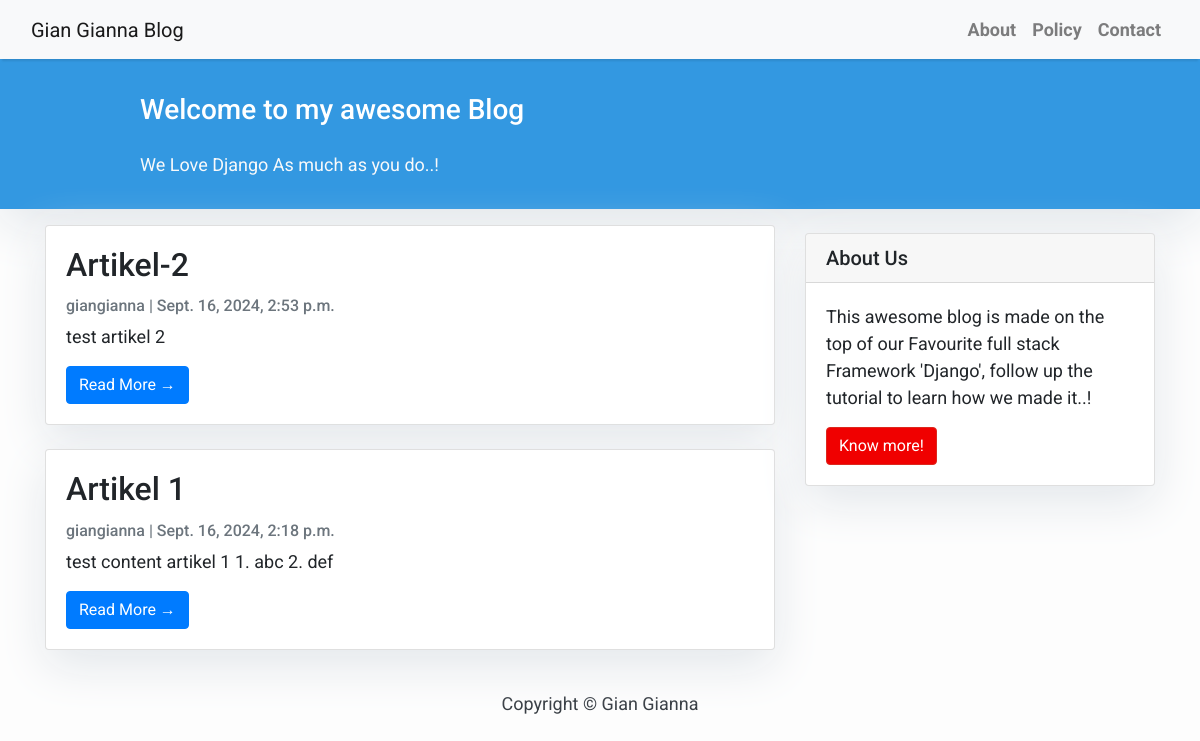
Before: / with the older database file.
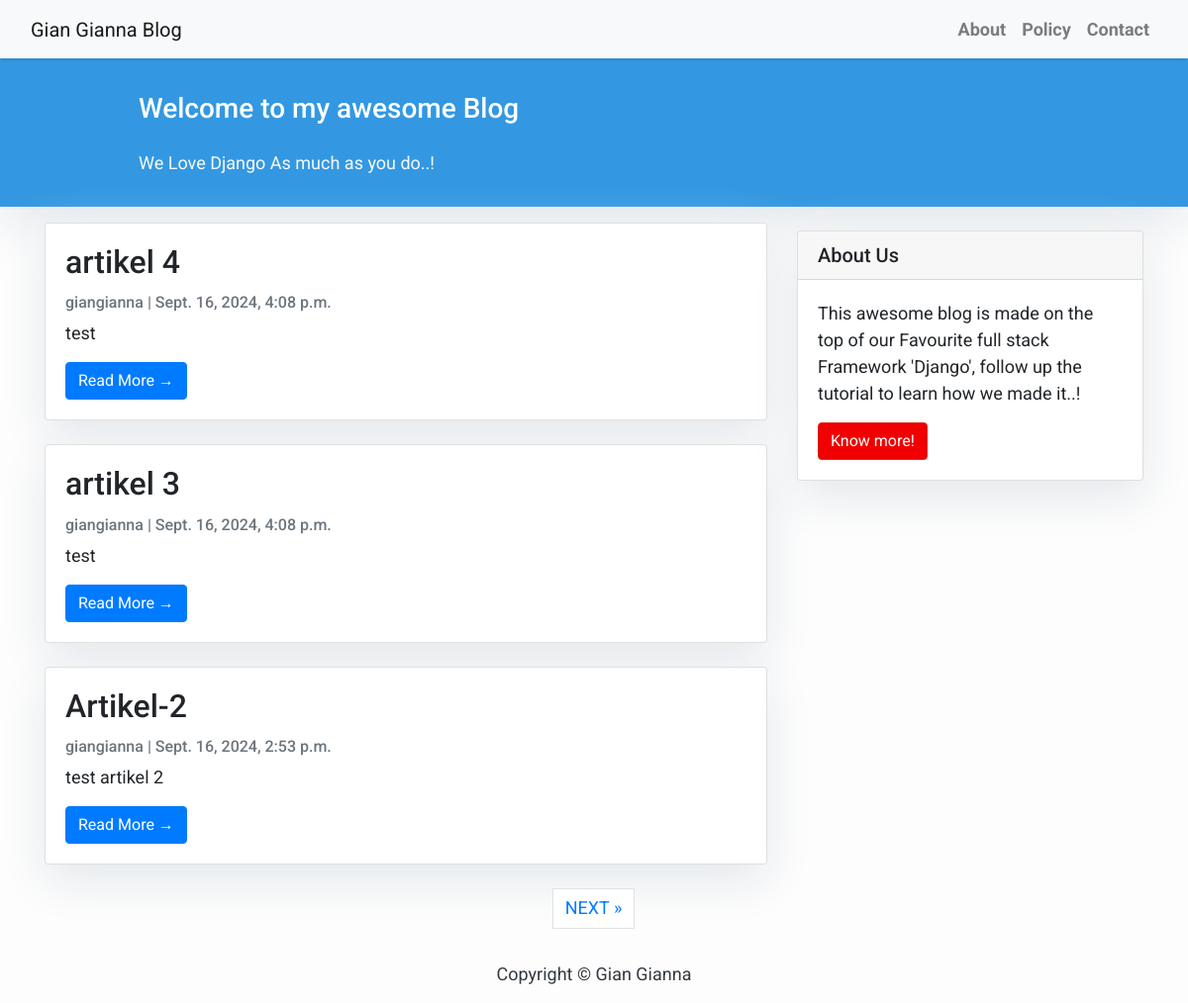
After: the same page with the newer database file.
### blog/models.py (models this page shows, shortened)
class Post(models.Model):
    title = models.CharField(max_length=200, unique=True)
    slug = models.SlugField(max_length=200, unique=True)
    author = models.ForeignKey(User, on_delete= models.CASCADE,related_name='blog_posts')
    updated_on = models.DateTimeField(auto_now= True)
    content = models.TextField()
    created_on = models.DateTimeField(auto_now_add=True)
    status = models.IntegerField(choices=STATUS, default=0)
    class Meta:
        ordering = ['-created_on']

### blog/views.py (the view)
# urls.py: path('', views.post_list, name='home'),
def post_list(request):
    object_list = Post.objects.filter(status=1).order_by('-created_on')
    paginator = Paginator(object_list, 3)
    page = request.GET.get('page')
    try:
        post_list = paginator.page(page)
    except PageNotAnInteger:
        post_list = paginator.page(1)
    except EmptyPage:
        post_list = paginator.page(paginator.num_pages)
    return render(request,
                  'index.html',
                  {'page': page,
                   'post_list': post_list})

### templates/index.html (shortened to what this page needs)
{% extends "base.html" %}
{% block content %}
<header class="masthead">
    <div class="container">
        <div class="row">
            <div class=" col-md-8 col-md-10 mx-auto">
                <div class="site-heading">
                    <h3 class=" site-heading my-4 mt-3 text-white"> Welcome to my awesome Blog </h3>
                    <p class="text-light">We Love Django As much as you do..! &nbsp
                    </p>
                </div>
            </div>
        </div>
    </div>
</header>
<div class="container">
    <div class="row">
        <div class="col-md-8 mt-3 left">
            {% for post in post_list %}
            <div class="card mb-4">
                <div class="card-body">
                    <h2 class="card-title">{{ post.title }}</h2>
                    <p class="card-text text-muted h6">{{ post.author }} | {{ post.created_on}} </p>
                    <p class="card-text">{{post.content|slice:":200" }}</p>
                    <a href="{% url 'post_detail' post.slug  %}" class="btn btn-primary">Read More &rarr;</a>
                </div>
            </div>
            {% endfor %}
        </div>
        {% block sidebar %} {% include 'sidebar.html' %} {% endblock sidebar %}
    </div>
</div>
{% if post_list.has_other_pages %}
  <ul class="pagination justify-content-center">
        {% if post_list.has_next %}
    <li><a href="?page={{ post_list.next_page_number }}"
 class="page-link"> NEXT &raquo;</a></li>
   {% endif %}
  </ul>
{% endif %}
{%endblock%}

### templates/base.html (shortened to what this page needs)
<!DOCTYPE html>
<html>
    <head>
        <link rel="stylesheet" href="https://maxcdn.bootstrapcdn.com/bootstrap/4.0.0/css/bootstrap.min.css"
 />
    </head>
    <body>
        <nav class="navbar navbar-expand-lg navbar-light bg-light shadow" id="mainNav">
            <div class="container-fluid">
                <a class="navbar-brand" href="{% url 'home' %}">Gian Gianna Blog</a>
                <div class="collapse navbar-collapse" id="navbarResponsive">
                    <ul class="navbar-nav ml-auto">
                        <li class="nav-item text-black">
                            <a class="nav-link text-black font-weight-bold" href="#">About</a>
                        </li>
                        <li class="nav-item text-black">
                            <a class="nav-link text-black font-weight-bold" href="#">Policy</a>
                        </li>
                        <li class="nav-item text-black">
                            <a class="nav-link text-black font-weight-bold" href="#">Contact</a>
                        </li>
                    </ul>
                </div>
            </div>
        </nav>
        {% block content %}{% endblock content %}
        <footer class="py-3 bg-grey">
            <p class="m-0 text-dark text-center ">Copyright &copy; Gian Gianna</p>
        </footer>
    </body>
</html>

### templates/sidebar.html (shortened to what this page needs)
{% block sidebar %}
<div class="col-md-4 float-right ">
<div class="card my-4">
        <h5 class="card-header">About Us</h5>
    <div class="card-body">
        <p class="card-text"> This awesome blog is made on the top of our Favourite full stack Framework 'Django', follow up the tutorial to learn how we made it..!</p>
        <a href="#"
        class="btn btn-danger">Know more!</a>
    </div>
</div>
</div>
{% endblock sidebar %}

### templates/base.html (style rules this page uses)
body { font-family: "Roboto", sans-serif; font-size: 17px; background-color: #fdfdfd; }
.shadow { box-shadow: 0 4px 2px -2px rgba(0, 0, 0, 0.1); }
.btn-danger { color: #fff; background-color: #f00000; border-color: #dc281e; }
.masthead { background: #3398E1; height: auto; padding-bottom: 15px; box-shadow: 0 16px 48px #E3E7EB; padding-top: 10px; }

### templates/index.html (style rules this page uses)
body { font-family: "Roboto", sans-serif; font-size: 18px; background-color: #fdfdfd; }
.card { box-shadow: 0 16px 48px #E3E7EB; }

### templates/sidebar.html (style rules this page uses)
.card { box-shadow: 0 16px 48px #E3E7EB; }

Changed rows visible on the page:
no longer on this page (row unchanged): Post: title "Artikel 1", author "giangianna", created_on "Sept. 16, 2024, 2:18 p.m.", content "test content artikel 1 1. abc 2. def"
added Post: title "artikel 4", author "giangianna", created_on "Sept. 16, 2024, 4:08 p.m.", content "test"
added Post: title "artikel 3", author "giangianna", created_on "Sept. 16, 2024, 4:08 p.m.", content "test"
Other visible differences:
text now shown: "NEXT »"
